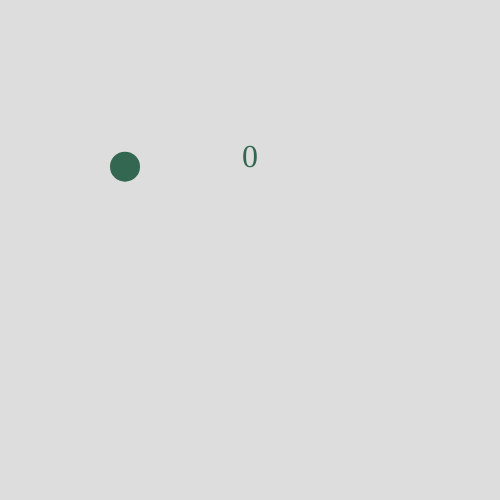
Frame 1 (no input)
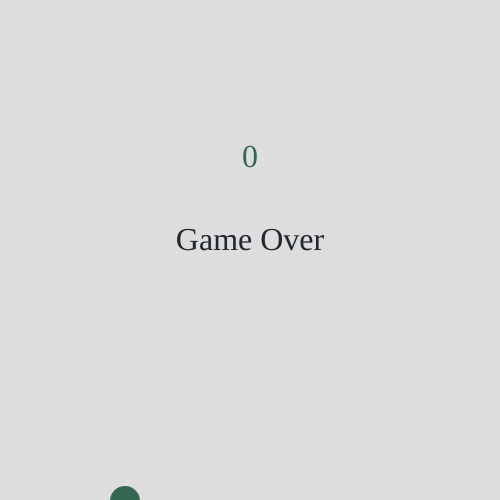
Frame 60 (no input)
Frame 120 (the mouse pressed at the canvas centre since frame 60): identical to frame 60, image omitted

The p5.js sketch that drew these frames (run headless with seeded random() and noise() and a simulated clock; from frame 60 on, the mouse is pressed at the canvas centre):

// p5.js sketch
// ── sketch.js
function setup() {
    let canvas = createCanvas(500, 500)
    let x = (windowWidth - width) / 2
    let y = (windowHeight - height) / 2
    canvas.position(x, y)
    startGame()
    textFont("Encode Sans SC")
    textSize(32)
    textAlign(CENTER)
}

function draw() {
    background("#DDDDDD")
    drawPipes()
    bird.draw()
    bird.update()
    drawScore()
    switch (gameManager.state) {
        case gameManager.states.PLAYING:
            updatePipes()
            createPipes()
            deletePipes()
            bird.checkScore(pipes[0])
            if (bird.hasDied(pipes[0])) {
                gameManager.updateTime(1600)
                gameManager.changeState(gameManager.states.LOST)
            }
            break
        case gameManager.states.LOST:
            fill("#222831")
            text("Game Over", width / 2, height / 2)
            if (millis() >= gameManager.time) {
                startGame()
            }

    }
}

function startGame() {
    gameManager = new GameManager()
    gameManager.updateTime(2000)
    bird = new Bird()
    pipes = []
}

function keyPressed() {
    if (key == " " && gameManager.state == gameManager.states.PLAYING) {
        bird.flap()
    }
}

function mousePressed() {
    if (!gameManager.flapped && gameManager.state == gameManager.states.PLAYING) {
        bird.flap()
    }
    gameManager.flapped = false
}

// Bit of a hack. In touchscreen it's being detected touchStarted, touchReleased, mousePressed, mouseReleased in this
// order. With the flapped flag we make sure that it flaps only once

function touchStarted() {
    if (!gameManager.flapped && gameManager.state == gameManager.states.PLAYING) {
        bird.flap()
        gameManager.flapped = true
    }
}



function createPipe() {
    pipes.push(new Pipe())
}

function drawPipes() {
    for (let pipe of pipes) {
        pipe.draw()
    }
}

function createPipes() {
    if (millis() >= gameManager.time) {
        gameManager.updateTime(1500)
        pipes.push(new Pipe())
    }
}

function updatePipes() {
    for (let pipe of pipes) {
        pipe.update()
    }
}

function deletePipes() {
    if (pipes.length > 0 && pipes[0].x <= -100) {
        pipes.shift()
    }
}

function drawScore() {
    text(str(bird.score), width / 2, height / 3)
}
// ── bird.js
class Bird {
    constructor() {
        this.x = width / 4
        this.y = height / 3
        this.size = 30
        this.betterExperience = 0.9
        this.radius = this.size / 2 * this.betterExperience
        this.velocity = 0
        this.gravity = -0.25
        this.jump = 5
        this.score = 0
        this.lastPipe = null
    }

    flap() {
        this.velocity = this.jump
    }

    draw() {
        noStroke()
        fill("#346751")
        circle(this.x, this.y, 30)
    }

    update() {
        this.velocity = this.velocity + this.gravity
        this.y = constrain(this.y - this.velocity, -1, height + 1)
    }

    hasDied(pipe) {
        if (this.outOfLimits()) {
            this.velocity = 0
            return true
        }
        if (this.collisioned(pipe)) {
            return true
        }
        return false
    }

    outOfLimits() {
        return this.y < 0 || this.y > height
    }

    collisioned(pipe) {
        if (!pipe) {
            return false
        }
        let sameX = pipe.x <= this.x + this.radius && this.x - this.radius <= pipe.x + pipe.width
        let sameY = this.y - this.radius < pipe.holeY || this.y + this.radius > pipe.holeY + pipe.holeSize
        return sameX && sameY
    }

    checkScore(pipe) {
        if (pipe && pipe != this.lastPipe && this.x > pipe.x + pipe.width) {
            this.score++
            this.lastPipe = pipe
        }
    }

}
// ── gameManager.js
class GameManager {
    constructor() {
        this.states = {
            PLAYING: 0,
            LOST: 1,
        }
        this.state = this.states.PLAYING
        this.time = millis()
        this.flapped = false
    }

    changeState(state) {
        this.state = state
    }

    updateTime(ms = 0) {
        this.time = millis() + ms
    }
}
// ── pipe.js
class Pipe {
    constructor() {
        this.width = 40
        this.margin = 50
        this.speed = 4
        this.holeSize = random(100, 150)
        this.x = width + this.width
        this.holeY = random(this.margin, height - this.margin - this.holeSize)
    }

    draw() {
        noStroke()
        fill("#F05454")
        rect(this.x, 0, this.width, this.holeY)
        rect(this.x, this.holeY + this.holeSize, this.width, height)
    }

    update() {
        this.x -= this.speed
    }
}
// ── style.css
:root {
    --black: #222831;
    --white: #DDDDDD;
}

html, body {
    margin: 0;
    padding: 0;
    background-color: var(--black);
}
